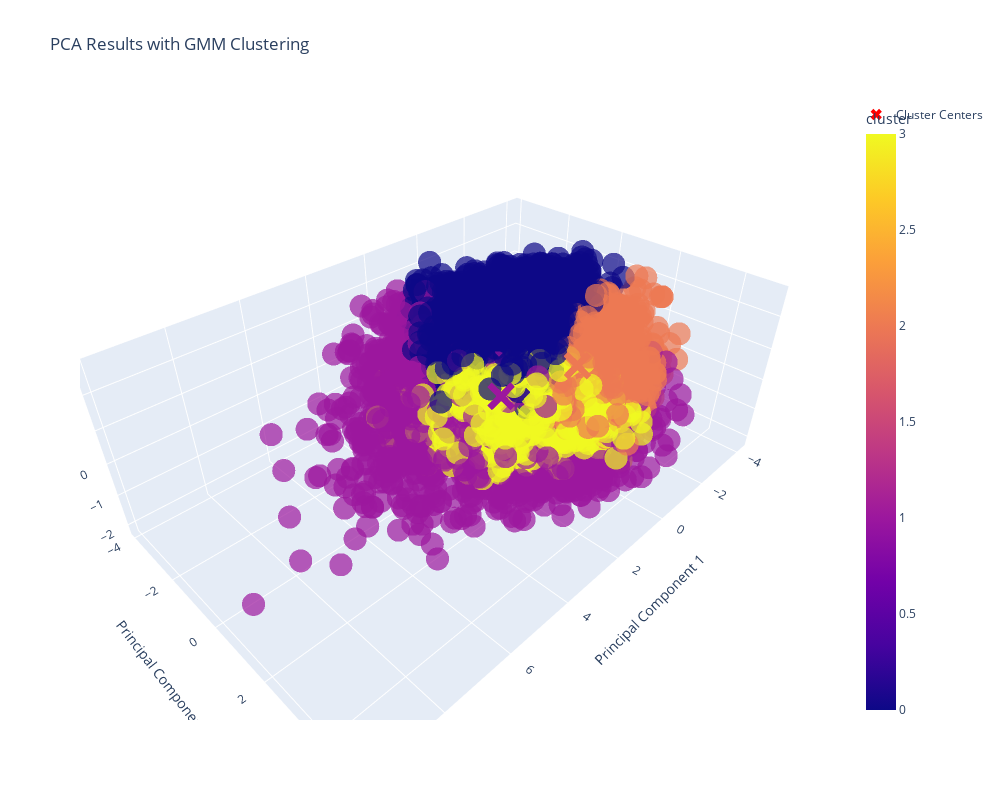

Source (notebook cell):
### Code cell
import pandas as pd
from sklearn.preprocessing import StandardScaler
from sklearn.decomposition import PCA
from sklearn.mixture import GaussianMixture
import plotly.express as px
import plotly.graph_objects as go

# 假设 filtered_df 已经定义并包含了数据
num_cols = [i for i in filtered_df.columns if filtered_df[i].dtype != 'object']
scaler = StandardScaler()

# 使用 .loc 方法进行赋值
filtered_df.loc[:, num_cols] = scaler.fit_transform(filtered_df[num_cols])

# 进行 PCA
n_components = 3  # 调整主成分数量
pca = PCA(n_components=n_components)
pca_result = pca.fit_transform(filtered_df[num_cols])
pca_df = pd.DataFrame(pca_result, columns=[f'PC{i+1}' for i in range(n_components)])

# 进行 GMM 分群
n_clusters = 4  # 调整簇数量
gmm = GaussianMixture(n_components=n_clusters, random_state=42)
pca_df['cluster'] = gmm.fit_predict(pca_result)

# 绘制3D PCA结果
fig = px.scatter_3d(
    pca_df, x='PC1', y='PC2', z='PC3',
    color='cluster', 
    title='PCA Results with GMM Clustering',
    labels={'PC1': 'Principal Component 1', 'PC2': 'Principal Component 2', 'PC3': 'Principal Component 3'},
    opacity=0.7  # 使点稍微透明，以便更好地观察
)

# 添加每个簇的中心点
centers = gmm.means_
center_df = pd.DataFrame(centers, columns=['PC1', 'PC2', 'PC3'])

# 使用不同的方式添加簇中心点，增强可视化效果
fig.add_trace(go.Scatter3d(
    x=center_df['PC1'], y=center_df['PC2'], z=center_df['PC3'],
    mode='markers',
    marker=dict(size=10, color='red', symbol='x'),
    name='Cluster Centers'
))

# 更新图表布局以增加图的尺寸
fig.update_layout(
    width=1000,  # 图的宽度
    height=800,  # 图的高度
    scene=dict(
        xaxis_title='Principal Component 1',
        yaxis_title='Principal Component 2',
        zaxis_title='Principal Component 3'
    )
)

fig.show()

### Figure 1 — Plotly figure (JSON) as saved in the notebook; plotly's stock layout.template omitted (floating-point values rounded to 4 significant figures; data arrays with more than 128 entries replaced by an {"elided": "..."} marker saying what was removed)
{"data": [{"hovertemplate": "Principal Component 1=%{x}<br>Principal Component 2=%{y}<br>Principal Component 3=%{z}<br>cluster=%{marker.color}<extra></extra>", "legendgroup": "", "marker": {"color": {"elided": "18352 int values"}, "coloraxis": "coloraxis", "opacity": 0.7, "symbol": "circle"}, "mode": "markers", "name": "", "scene": "scene", "showlegend": false, "type": "scatter3d", "x": {"elided": "18352 float values"}, "y": {"elided": "18352 float values"}, "z": {"elided": "18352 float values"}}, {"marker": {"color": "red", "size": 10, "symbol": "x"}, "mode": "markers", "name": "Cluster Centers", "type": "scatter3d", "x": [-0.2211, 1.558, -1.132, -0.3506], "y": [-0.6343, 0.7263, 1.207, -0.3138], "z": [0.5542, 0.1939, 0.187, -1.419]}], "layout": {"coloraxis": {"colorbar": {"title": {"text": "cluster"}}, "colorscale": [[0, "#0d0887"], [0.1111, "#46039f"], [0.2222, "#7201a8"], [0.3333, "#9c179e"], [0.4444, "#bd3786"], [0.5556, "#d8576b"], [0.6667, "#ed7953"], [0.7778, "#fb9f3a"], [0.8889, "#fdca26"], [1, "#f0f921"]]}, "height": 800, "legend": {"tracegroupgap": 0}, "scene": {"domain": {"x": [0, 1], "y": [0, 1]}, "xaxis": {"title": {"text": "Principal Component 1"}}, "yaxis": {"title": {"text": "Principal Component 2"}}, "zaxis": {"title": {"text": "Principal Component 3"}}}, "title": {"text": "PCA Results with GMM Clustering"}, "width": 1000}}
